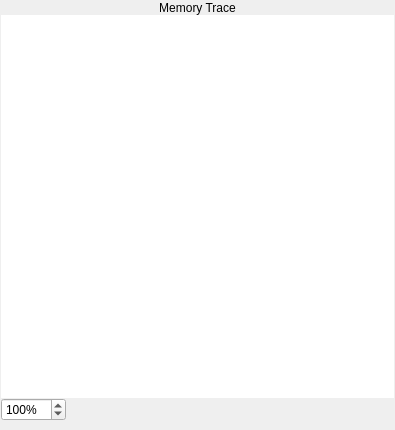
<?xml version="1.0" encoding="UTF-8"?>
<ui version="4.0">
 <class>MemoryTracePane</class>
 <widget class="QWidget" name="MemoryTracePane">
  <property name="geometry">
   <rect>
    <x>0</x>
    <y>0</y>
    <width>395</width>
    <height>430</height>
   </rect>
  </property>
  <property name="sizePolicy">
   <sizepolicy hsizetype="Preferred" vsizetype="Preferred">
    <horstretch>0</horstretch>
    <verstretch>0</verstretch>
   </sizepolicy>
  </property>
  <property name="minimumSize">
   <size>
    <width>0</width>
    <height>0</height>
   </size>
  </property>
  <property name="windowTitle">
   <string>Form</string>
  </property>
  <layout class="QVBoxLayout" name="verticalLayout_2">
   <property name="spacing">
    <number>0</number>
   </property>
   <property name="leftMargin">
    <number>1</number>
   </property>
   <property name="topMargin">
    <number>1</number>
   </property>
   <property name="rightMargin">
    <number>1</number>
   </property>
   <property name="bottomMargin">
    <number>9</number>
   </property>
   <item>
    <layout class="QVBoxLayout" name="verticalLayout">
     <item>
      <widget class="QLabel" name="label">
       <property name="sizePolicy">
        <sizepolicy hsizetype="Preferred" vsizetype="Preferred">
         <horstretch>0</horstretch>
         <verstretch>0</verstretch>
        </sizepolicy>
       </property>
       <property name="palette">
        <palette>
         <active>
          <colorrole role="Base">
           <brush brushstyle="SolidPattern">
            <color alpha="255">
             <red>255</red>
             <green>255</green>
             <blue>255</blue>
            </color>
           </brush>
          </colorrole>
          <colorrole role="Window">
           <brush brushstyle="SolidPattern">
            <color alpha="255">
             <red>104</red>
             <green>173</green>
             <blue>245</blue>
            </color>
           </brush>
          </colorrole>
         </active>
         <inactive>
          <colorrole role="Base">
           <brush brushstyle="SolidPattern">
            <color alpha="255">
             <red>255</red>
             <green>255</green>
             <blue>255</blue>
            </color>
           </brush>
          </colorrole>
          <colorrole role="Window">
           <brush brushstyle="SolidPattern">
            <color alpha="255">
             <red>104</red>
             <green>173</green>
             <blue>245</blue>
            </color>
           </brush>
          </colorrole>
         </inactive>
         <disabled>
          <colorrole role="Base">
           <brush brushstyle="SolidPattern">
            <color alpha="255">
             <red>104</red>
             <green>173</green>
             <blue>245</blue>
            </color>
           </brush>
          </colorrole>
          <colorrole role="Window">
           <brush brushstyle="SolidPattern">
            <color alpha="255">
             <red>104</red>
             <green>173</green>
             <blue>245</blue>
            </color>
           </brush>
          </colorrole>
         </disabled>
        </palette>
       </property>
       <property name="frameShape">
        <enum>QFrame::Panel</enum>
       </property>
       <property name="frameShadow">
        <enum>QFrame::Plain</enum>
       </property>
       <property name="lineWidth">
        <number>0</number>
       </property>
       <property name="text">
        <string>Memory Trace</string>
       </property>
       <property name="alignment">
        <set>Qt::AlignCenter</set>
       </property>
      </widget>
     </item>
     <item>
      <widget class="QGraphicsView" name="graphicsView">
       <property name="sizePolicy">
        <sizepolicy hsizetype="Preferred" vsizetype="Expanding">
         <horstretch>0</horstretch>
         <verstretch>0</verstretch>
        </sizepolicy>
       </property>
       <property name="minimumSize">
        <size>
         <width>0</width>
         <height>0</height>
        </size>
       </property>
       <property name="frameShape">
        <enum>QFrame::NoFrame</enum>
       </property>
       <property name="interactive">
        <bool>false</bool>
       </property>
       <property name="alignment">
        <set>Qt::AlignBottom|Qt::AlignHCenter</set>
       </property>
       <property name="renderHints">
        <set>QPainter::Antialiasing|QPainter::TextAntialiasing</set>
       </property>
       <property name="transformationAnchor">
        <enum>QGraphicsView::AnchorViewCenter</enum>
       </property>
      </widget>
     </item>
     <item>
      <layout class="QHBoxLayout" name="horizontalLayout">
       <item>
        <widget class="QSpinBox" name="spinBox">
         <property name="frame">
          <bool>true</bool>
         </property>
         <property name="readOnly">
          <bool>false</bool>
         </property>
         <property name="keyboardTracking">
          <bool>false</bool>
         </property>
         <property name="suffix">
          <string>%</string>
         </property>
         <property name="minimum">
          <number>50</number>
         </property>
         <property name="maximum">
          <number>1000</number>
         </property>
         <property name="singleStep">
          <number>10</number>
         </property>
         <property name="value">
          <number>100</number>
         </property>
        </widget>
       </item>
       <item>
        <spacer name="horizontalSpacer">
         <property name="orientation">
          <enum>Qt::Horizontal</enum>
         </property>
         <property name="sizeHint" stdset="0">
          <size>
           <width>40</width>
           <height>20</height>
          </size>
         </property>
        </spacer>
       </item>
       <item>
        <widget class="QLabel" name="warningLabel">
         <property name="text">
          <string/>
         </property>
        </widget>
       </item>
      </layout>
     </item>
    </layout>
   </item>
  </layout>
 </widget>
 <resources/>
 <connections/>
</ui>
